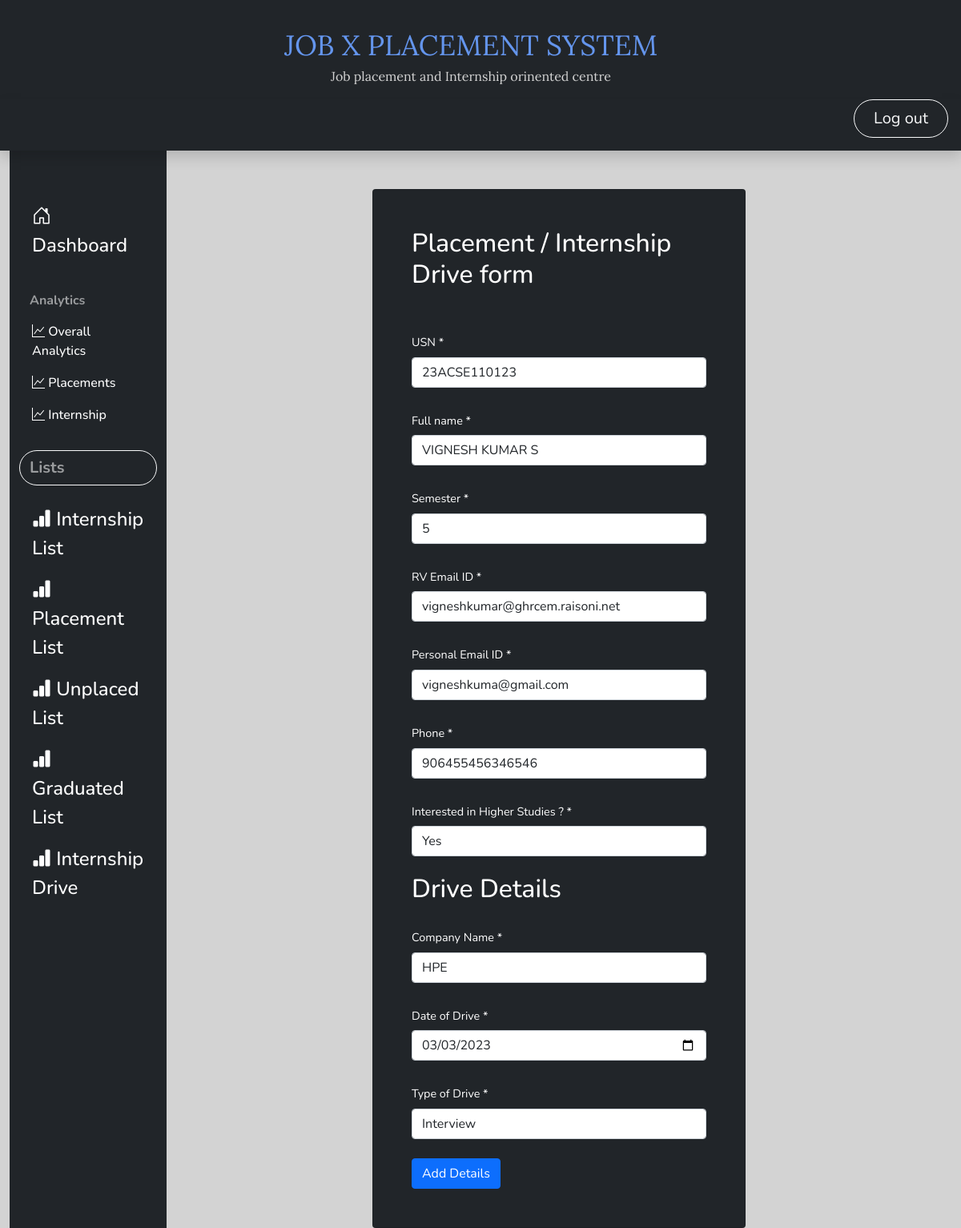
The page /Student_SPC/Dform/4 (signed in) on the database its author committed.
### main_app/models.py (models this page shows)
class Drive(models.Model):
    Usn = models.CharField(max_length=15)
    Full_name=models.CharField(max_length=50)
    semester=models.CharField(max_length=15,choices=sem)
    rvce_email=models.CharField(max_length=50)
    personal_email=models.CharField(max_length=50)
    phone=models.CharField(max_length=15)
    Interested_In_higherStudies=models.CharField(max_length=5,choices=higher_choices)
    Company=models.CharField(max_length=20)
    Date_of_drive=models.DateField(max_length=20)
    Type=models.CharField(max_length=20,choices=drive)

### main_app/views.py (the view, shortened to what this page needs)
# urls.py: path('Dform/', views.Drive_form,name='Dform'),
@login_required
def Drive_form(request,id=0):
    if request.user.is_authenticated:
        if request.method == "GET":
            if id==0:
                form = Driveform()
            else:
                G=Drive.objects.get(pk=id)
                form=Driveform(instance=G)
            return render(request,"Drive_form.html",{'form':form})

### main_app/templates/Drive_form.html (shortened to what this page needs)
{% extends 'base.html'%}
{% block sidebar %}
{% if user.is_authenticated and user.is_superuser or user.is_staff %}
{% include 'SPCsidebar.html'%}
{% endif %}
{% endblock %}
{% block content %}
{% if user.is_authenticated and user.is_superuser or user.is_staff %}
<main class="col-md-9 ms-sm-auto col-lg-10 px-md-4">
    <div class="card text-white bg-dark col-md-6 offset-md-3 mt-5 p-5">
      <h1 class="h2 mb-4">Placement / Internship Drive form</h1>
      <form action=" " method="post" autofill='off'>
        <div class="mt-4">
          <label class="col-form-label">USN *</label>
          {{ form.Usn }}
        </div>
        <div class="mt-4">
          <label class="col-form-label">Full name *</label>
          {{ form.Full_name }}
        </div>
        <div class="mt-4">
          <label class="col-form-label">Semester *</label>
          {{ form.semester }}
        </div>
        <div class="mt-4">
          <label class="col-form-label">RV Email ID *</label>
          {{ form.rvce_email}}
        </div>
        <div class="mt-4">
          <label class="col-form-label">Personal Email ID *</label>
          {{ form.personal_email}}
        </div>
        <div class="mt-4">
          <label class="col-form-label">Phone *</label>
          {{ form.phone }}
        </div>
        <div class="mt-4">
          <label class="col-form-label">Interested in Higher Studies ? *</label>
          {{ form.Interested_In_higherStudies }}
        </div>
        <br>
        <h2 class="h2 mb-4">Drive Details</h2>
        <div class="mt-4">
          <label class="col-form-label">Company Name *</label>
          {{ form.Company}}
        </div>
        <div class="mt-4">
            <label class="col-form-label">Date of Drive *</label>
            {{ form.Date_of_drive}}
          </div>
          <div class="mt-4">
            <label class="col-form-label">Type of Drive *</label>
            {{ form.Type}}
          </div>
        <div class="mt-4">
          <button type="submit" class="btn btn-primary">Add Details</button>
        </div>
      </form>
    </div>
  </main>
{% endif %}
{% endblock %}

### static/css/style.css (style rules this page uses)
body { font-size: 0.9rem; font-family: 'Nunito', sans-serif; background-color:#d3d3d3; }

### rows shown on the page
Drive: Usn "23ACSE110123", Full_name "VIGNESH KUMAR S", semester "5", rvce_email "vigneshkumar@ghrcem.raisoni.net", personal_email "vigneshkuma@gmail.com", phone "906455456346546", Interested_In_higherStudies "Yes", Company "HPE", Date_of_drive "03/03/2023", Type "Interview"
